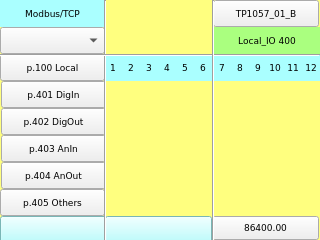
<?xml version="1.0" encoding="UTF-8"?>
<ui version="4.0">
 <class>page400</class>
 <widget class="QWidget" name="page400">
  <property name="geometry">
   <rect>
    <x>0</x>
    <y>0</y>
    <width>320</width>
    <height>240</height>
   </rect>
  </property>
  <property name="minimumSize">
   <size>
    <width>320</width>
    <height>240</height>
   </size>
  </property>
  <property name="maximumSize">
   <size>
    <width>320</width>
    <height>240</height>
   </size>
  </property>
  <property name="windowTitle">
   <string>page400</string>
  </property>
  <property name="styleSheet">
   <string notr="true">QWidget#page400
{
background-color: rgb(255, 255, 127);
}</string>
  </property>
  <widget class="QLabel" name="label_Qt_Project">
   <property name="geometry">
    <rect>
     <x>214</x>
     <y>27</y>
     <width>106</width>
     <height>27</height>
    </rect>
   </property>
   <property name="font">
    <font>
     <family>DejaVu Sans</family>
     <pointsize>7</pointsize>
    </font>
   </property>
   <property name="styleSheet">
    <string notr="true">background-color: rgb(170, 255, 127);</string>
   </property>
   <property name="text">
    <string>Local_IO 400</string>
   </property>
   <property name="alignment">
    <set>Qt::AlignCenter</set>
   </property>
  </widget>
  <widget class="Line" name="line_vt_1">
   <property name="geometry">
    <rect>
     <x>104</x>
     <y>0</y>
     <width>3</width>
     <height>241</height>
    </rect>
   </property>
   <property name="font">
    <font>
     <family>DejaVu Sans Mono</family>
     <pointsize>7</pointsize>
    </font>
   </property>
   <property name="orientation">
    <enum>Qt::Vertical</enum>
   </property>
  </widget>
  <widget class="ATCMbutton" name="atcmButton_MENU">
   <property name="geometry">
    <rect>
     <x>213</x>
     <y>0</y>
     <width>106</width>
     <height>27</height>
    </rect>
   </property>
   <property name="font">
    <font>
     <family>DejaVu Sans</family>
     <pointsize>7</pointsize>
    </font>
   </property>
   <property name="checkable">
    <bool>false</bool>
   </property>
   <property name="toolTip">
    <string/>
   </property>
   <property name="whatsThis">
    <string>ATCMbutton widget</string>
   </property>
   <property name="pageName">
    <string>menu</string>
   </property>
   <property name="passwordVar">
    <string/>
   </property>
   <property name="statusvar">
    <string/>
   </property>
   <property name="viewStatus">
    <bool>false</bool>
   </property>
   <property name="visibilityVar">
    <string/>
   </property>
   <property name="bgColor">
    <color>
     <red>170</red>
     <green>255</green>
     <blue>255</blue>
    </color>
   </property>
   <property name="bgPressColor">
    <color>
     <red>255</red>
     <green>0</green>
     <blue>0</blue>
    </color>
   </property>
   <property name="text">
    <string>TP1057_01_B</string>
   </property>
   <property name="pressText">
    <string>TP1057_01_B</string>
   </property>
   <property name="borderWidth">
    <number>1</number>
   </property>
   <property name="borderRadius">
    <number>0</number>
   </property>
   <property name="apparence">
    <enum>QFrame::Raised</enum>
   </property>
  </widget>
  <widget class="ATCMdate" name="atcmDate">
   <property name="geometry">
    <rect>
     <x>0</x>
     <y>216</y>
     <width>107</width>
     <height>27</height>
    </rect>
   </property>
   <property name="font">
    <font>
     <family>DejaVu Sans</family>
     <pointsize>7</pointsize>
    </font>
   </property>
   <property name="styleSheet">
    <string notr="true">background-color: rgb(170, 255, 255);</string>
   </property>
   <property name="toolTip">
    <string>ATCM QDate</string>
   </property>
   <property name="whatsThis">
    <string>ATCMdate widget</string>
   </property>
   <property name="bgColor">
    <color>
     <red>170</red>
     <green>255</green>
     <blue>127</blue>
    </color>
   </property>
   <property name="borderColor">
    <color alpha="0">
     <red>0</red>
     <green>0</green>
     <blue>0</blue>
    </color>
   </property>
   <property name="fontColor">
    <color>
     <red>0</red>
     <green>0</green>
     <blue>0</blue>
    </color>
   </property>
   <property name="borderWidth">
    <number>0</number>
   </property>
   <property name="borderRadius">
    <number>0</number>
   </property>
   <property name="format">
    <enum>ATCMdate::YYYY_MM_DD</enum>
   </property>
  </widget>
  <widget class="ATCMlabel" name="atcmLabel_PLC_time">
   <property name="geometry">
    <rect>
     <x>212</x>
     <y>216</y>
     <width>107</width>
     <height>24</height>
    </rect>
   </property>
   <property name="font">
    <font>
     <family>DejaVu Sans</family>
     <pointsize>7</pointsize>
    </font>
   </property>
   <property name="text">
    <string>86400.00</string>
   </property>
   <property name="toolTip">
    <string>PLC_time</string>
   </property>
   <property name="whatsThis">
    <string>ATCMlabel widget</string>
   </property>
   <property name="variable">
    <string>PLC_time</string>
   </property>
   <property name="refresh">
    <number>500</number>
   </property>
   <property name="max">
    <string>0</string>
   </property>
   <property name="min">
    <string>0</string>
   </property>
   <property name="viewStatus">
    <bool>false</bool>
   </property>
   <property name="visibilityVar">
    <string/>
   </property>
   <property name="bgColor">
    <color>
     <red>170</red>
     <green>255</green>
     <blue>127</blue>
    </color>
   </property>
   <property name="borderWidth">
    <number>0</number>
   </property>
   <property name="borderRadius">
    <number>0</number>
   </property>
  </widget>
  <widget class="Line" name="line_hr_1">
   <property name="geometry">
    <rect>
     <x>0</x>
     <y>54</y>
     <width>320</width>
     <height>3</height>
    </rect>
   </property>
   <property name="font">
    <font>
     <pointsize>7</pointsize>
    </font>
   </property>
   <property name="orientation">
    <enum>Qt::Horizontal</enum>
   </property>
  </widget>
  <widget class="Line" name="line_vt_2">
   <property name="geometry">
    <rect>
     <x>205</x>
     <y>0</y>
     <width>16</width>
     <height>241</height>
    </rect>
   </property>
   <property name="font">
    <font>
     <family>DejaVu Sans Mono</family>
     <pointsize>7</pointsize>
    </font>
   </property>
   <property name="orientation">
    <enum>Qt::Vertical</enum>
   </property>
  </widget>
  <widget class="ATCMtime" name="atcmTime">
   <property name="geometry">
    <rect>
     <x>105</x>
     <y>216</y>
     <width>107</width>
     <height>27</height>
    </rect>
   </property>
   <property name="font">
    <font>
     <family>DejaVu Sans</family>
     <pointsize>7</pointsize>
    </font>
   </property>
   <property name="styleSheet">
    <string notr="true">background-color: rgb(170, 255, 255);</string>
   </property>
   <property name="toolTip">
    <string>ATCM QTime</string>
   </property>
   <property name="whatsThis">
    <string>ATCMtime widget</string>
   </property>
   <property name="bgColor">
    <color>
     <red>170</red>
     <green>255</green>
     <blue>127</blue>
    </color>
   </property>
   <property name="borderColor">
    <color alpha="0">
     <red>0</red>
     <green>0</green>
     <blue>0</blue>
    </color>
   </property>
   <property name="fontColor">
    <color>
     <red>0</red>
     <green>0</green>
     <blue>0</blue>
    </color>
   </property>
   <property name="borderWidth">
    <number>0</number>
   </property>
   <property name="borderRadius">
    <number>0</number>
   </property>
  </widget>
  <widget class="ATCMbutton" name="atcmButton_page400">
   <property name="geometry">
    <rect>
     <x>0</x>
     <y>54</y>
     <width>105</width>
     <height>27</height>
    </rect>
   </property>
   <property name="font">
    <font>
     <family>DejaVu Sans</family>
     <pointsize>7</pointsize>
    </font>
   </property>
   <property name="toolTip">
    <string/>
   </property>
   <property name="whatsThis">
    <string>ATCMbutton widget</string>
   </property>
   <property name="pageName">
    <string>page100</string>
   </property>
   <property name="statusvar">
    <string/>
   </property>
   <property name="viewStatus">
    <bool>false</bool>
   </property>
   <property name="visibilityVar">
    <string/>
   </property>
   <property name="bgColor">
    <color>
     <red>170</red>
     <green>255</green>
     <blue>255</blue>
    </color>
   </property>
   <property name="text">
    <string>p.100 Local</string>
   </property>
   <property name="pressText">
    <string>p.100 Local</string>
   </property>
   <property name="borderWidth">
    <number>0</number>
   </property>
   <property name="borderRadius">
    <number>0</number>
   </property>
   <property name="apparence">
    <enum>QFrame::Raised</enum>
   </property>
  </widget>
  <widget class="ATCMbutton" name="atcmButton_page404">
   <property name="geometry">
    <rect>
     <x>1</x>
     <y>162</y>
     <width>105</width>
     <height>27</height>
    </rect>
   </property>
   <property name="font">
    <font>
     <family>DejaVu Sans</family>
     <pointsize>7</pointsize>
    </font>
   </property>
   <property name="toolTip">
    <string/>
   </property>
   <property name="whatsThis">
    <string>ATCMbutton widget</string>
   </property>
   <property name="pageName">
    <string>page404</string>
   </property>
   <property name="statusvar">
    <string/>
   </property>
   <property name="viewStatus">
    <bool>false</bool>
   </property>
   <property name="visibilityVar">
    <string/>
   </property>
   <property name="bgColor">
    <color>
     <red>170</red>
     <green>255</green>
     <blue>255</blue>
    </color>
   </property>
   <property name="text">
    <string>p.404 AnOut</string>
   </property>
   <property name="pressText">
    <string>p.404 AnOut</string>
   </property>
   <property name="borderWidth">
    <number>0</number>
   </property>
   <property name="borderRadius">
    <number>0</number>
   </property>
   <property name="apparence">
    <enum>QFrame::Raised</enum>
   </property>
  </widget>
  <widget class="ATCMbutton" name="atcmButton_page403">
   <property name="geometry">
    <rect>
     <x>1</x>
     <y>135</y>
     <width>105</width>
     <height>27</height>
    </rect>
   </property>
   <property name="font">
    <font>
     <family>DejaVu Sans</family>
     <pointsize>7</pointsize>
    </font>
   </property>
   <property name="toolTip">
    <string/>
   </property>
   <property name="whatsThis">
    <string>ATCMbutton widget</string>
   </property>
   <property name="pageName">
    <string>page403</string>
   </property>
   <property name="statusvar">
    <string/>
   </property>
   <property name="viewStatus">
    <bool>false</bool>
   </property>
   <property name="visibilityVar">
    <string/>
   </property>
   <property name="bgColor">
    <color>
     <red>255</red>
     <green>255</green>
     <blue>127</blue>
    </color>
   </property>
   <property name="text">
    <string>p.403 AnIn</string>
   </property>
   <property name="pressText">
    <string>p.403 AnIn</string>
   </property>
   <property name="borderWidth">
    <number>0</number>
   </property>
   <property name="borderRadius">
    <number>0</number>
   </property>
   <property name="apparence">
    <enum>QFrame::Raised</enum>
   </property>
  </widget>
  <widget class="ATCMbutton" name="atcmButton_page402">
   <property name="geometry">
    <rect>
     <x>1</x>
     <y>108</y>
     <width>105</width>
     <height>27</height>
    </rect>
   </property>
   <property name="font">
    <font>
     <family>DejaVu Sans</family>
     <pointsize>7</pointsize>
    </font>
   </property>
   <property name="toolTip">
    <string/>
   </property>
   <property name="whatsThis">
    <string>ATCMbutton widget</string>
   </property>
   <property name="pageName">
    <string>page402</string>
   </property>
   <property name="statusvar">
    <string/>
   </property>
   <property name="viewStatus">
    <bool>false</bool>
   </property>
   <property name="visibilityVar">
    <string/>
   </property>
   <property name="bgColor">
    <color>
     <red>170</red>
     <green>255</green>
     <blue>255</blue>
    </color>
   </property>
   <property name="text">
    <string>p.402 DigOut</string>
   </property>
   <property name="pressText">
    <string>p.402 DigOut</string>
   </property>
   <property name="borderWidth">
    <number>0</number>
   </property>
   <property name="borderRadius">
    <number>0</number>
   </property>
   <property name="apparence">
    <enum>QFrame::Raised</enum>
   </property>
  </widget>
  <widget class="ATCMbutton" name="atcmButton_page401">
   <property name="geometry">
    <rect>
     <x>1</x>
     <y>81</y>
     <width>105</width>
     <height>27</height>
    </rect>
   </property>
   <property name="font">
    <font>
     <family>DejaVu Sans</family>
     <pointsize>7</pointsize>
    </font>
   </property>
   <property name="toolTip">
    <string/>
   </property>
   <property name="whatsThis">
    <string>ATCMbutton widget</string>
   </property>
   <property name="pageName">
    <string>page401</string>
   </property>
   <property name="statusvar">
    <string/>
   </property>
   <property name="viewStatus">
    <bool>false</bool>
   </property>
   <property name="visibilityVar">
    <string/>
   </property>
   <property name="bgColor">
    <color>
     <red>255</red>
     <green>255</green>
     <blue>127</blue>
    </color>
   </property>
   <property name="text">
    <string>p.401 DigIn</string>
   </property>
   <property name="pressText">
    <string>p.401 DigIn</string>
   </property>
   <property name="borderWidth">
    <number>0</number>
   </property>
   <property name="borderRadius">
    <number>0</number>
   </property>
   <property name="apparence">
    <enum>QFrame::Raised</enum>
   </property>
  </widget>
  <widget class="QLabel" name="label_PLC_DigIn_7">
   <property name="geometry">
    <rect>
     <x>213</x>
     <y>54</y>
     <width>18</width>
     <height>27</height>
    </rect>
   </property>
   <property name="font">
    <font>
     <family>DejaVu Sans</family>
     <pointsize>7</pointsize>
    </font>
   </property>
   <property name="styleSheet">
    <string notr="true">background-color: rgb(170, 255, 255);</string>
   </property>
   <property name="text">
    <string>7</string>
   </property>
   <property name="alignment">
    <set>Qt::AlignCenter</set>
   </property>
  </widget>
  <widget class="QLabel" name="label_PLC_DigIn_1">
   <property name="geometry">
    <rect>
     <x>104</x>
     <y>54</y>
     <width>18</width>
     <height>27</height>
    </rect>
   </property>
   <property name="font">
    <font>
     <family>DejaVu Sans</family>
     <pointsize>7</pointsize>
    </font>
   </property>
   <property name="styleSheet">
    <string notr="true">background-color: rgb(170, 255, 255);</string>
   </property>
   <property name="text">
    <string>1</string>
   </property>
   <property name="alignment">
    <set>Qt::AlignCenter</set>
   </property>
  </widget>
  <widget class="ATCMled" name="atcmLed_TST_RTU_WR">
   <property name="geometry">
    <rect>
     <x>213</x>
     <y>189</y>
     <width>18</width>
     <height>27</height>
    </rect>
   </property>
   <property name="toolTip">
    <string>TST_RTU1_WR</string>
   </property>
   <property name="whatsThis">
    <string>ATCMled widget</string>
   </property>
   <property name="variable">
    <string>TST_RTU1_WR</string>
   </property>
   <property name="refresh">
    <number>500</number>
   </property>
   <property name="viewStatus">
    <bool>false</bool>
   </property>
   <property name="visibilityVar">
    <string/>
   </property>
   <property name="onIcon">
    <iconset>
     <normaloff>:/on.png</normaloff>:/on.png</iconset>
   </property>
   <property name="offIcon">
    <iconset>
     <normaloff>:/off.png</normaloff>:/off.png</iconset>
   </property>
  </widget>
  <widget class="QLabel" name="label_PLC_DigIn_8">
   <property name="geometry">
    <rect>
     <x>231</x>
     <y>54</y>
     <width>18</width>
     <height>27</height>
    </rect>
   </property>
   <property name="font">
    <font>
     <family>DejaVu Sans</family>
     <pointsize>7</pointsize>
    </font>
   </property>
   <property name="styleSheet">
    <string notr="true">background-color: rgb(170, 255, 255);</string>
   </property>
   <property name="text">
    <string>8</string>
   </property>
   <property name="alignment">
    <set>Qt::AlignCenter</set>
   </property>
  </widget>
  <widget class="QLabel" name="label_PLC_DigIn_4">
   <property name="geometry">
    <rect>
     <x>158</x>
     <y>54</y>
     <width>18</width>
     <height>27</height>
    </rect>
   </property>
   <property name="font">
    <font>
     <family>DejaVu Sans</family>
     <pointsize>7</pointsize>
    </font>
   </property>
   <property name="styleSheet">
    <string notr="true">background-color: rgb(170, 255, 255);</string>
   </property>
   <property name="text">
    <string>4</string>
   </property>
   <property name="alignment">
    <set>Qt::AlignCenter</set>
   </property>
  </widget>
  <widget class="QLabel" name="label_PLC_DigIn_2">
   <property name="geometry">
    <rect>
     <x>122</x>
     <y>54</y>
     <width>18</width>
     <height>27</height>
    </rect>
   </property>
   <property name="font">
    <font>
     <family>DejaVu Sans</family>
     <pointsize>7</pointsize>
    </font>
   </property>
   <property name="styleSheet">
    <string notr="true">background-color: rgb(170, 255, 255);</string>
   </property>
   <property name="text">
    <string>2</string>
   </property>
   <property name="alignment">
    <set>Qt::AlignCenter</set>
   </property>
  </widget>
  <widget class="QLabel" name="label_PLC_DigIn_6">
   <property name="geometry">
    <rect>
     <x>194</x>
     <y>54</y>
     <width>18</width>
     <height>27</height>
    </rect>
   </property>
   <property name="font">
    <font>
     <family>DejaVu Sans</family>
     <pointsize>7</pointsize>
    </font>
   </property>
   <property name="styleSheet">
    <string notr="true">background-color: rgb(170, 255, 255);</string>
   </property>
   <property name="text">
    <string>6</string>
   </property>
   <property name="alignment">
    <set>Qt::AlignCenter</set>
   </property>
  </widget>
  <widget class="QLabel" name="label_PLC_DigIn_12">
   <property name="geometry">
    <rect>
     <x>302</x>
     <y>54</y>
     <width>18</width>
     <height>27</height>
    </rect>
   </property>
   <property name="font">
    <font>
     <family>DejaVu Sans</family>
     <pointsize>7</pointsize>
    </font>
   </property>
   <property name="styleSheet">
    <string notr="true">background-color: rgb(170, 255, 255);</string>
   </property>
   <property name="text">
    <string>12</string>
   </property>
   <property name="alignment">
    <set>Qt::AlignCenter</set>
   </property>
  </widget>
  <widget class="QLabel" name="label_PLC_DigIn_11">
   <property name="geometry">
    <rect>
     <x>284</x>
     <y>54</y>
     <width>18</width>
     <height>27</height>
    </rect>
   </property>
   <property name="font">
    <font>
     <family>DejaVu Sans</family>
     <pointsize>7</pointsize>
    </font>
   </property>
   <property name="styleSheet">
    <string notr="true">background-color: rgb(170, 255, 255);</string>
   </property>
   <property name="text">
    <string>11</string>
   </property>
   <property name="alignment">
    <set>Qt::AlignCenter</set>
   </property>
  </widget>
  <widget class="ATCMled" name="atcmLed_TST_RTU_RD">
   <property name="geometry">
    <rect>
     <x>232</x>
     <y>189</y>
     <width>18</width>
     <height>27</height>
    </rect>
   </property>
   <property name="toolTip">
    <string>TST_RTU1_RD</string>
   </property>
   <property name="whatsThis">
    <string>ATCMled widget</string>
   </property>
   <property name="variable">
    <string>TST_RTU1_RD</string>
   </property>
   <property name="refresh">
    <number>500</number>
   </property>
   <property name="viewStatus">
    <bool>false</bool>
   </property>
   <property name="visibilityVar">
    <string/>
   </property>
   <property name="onIcon">
    <iconset>
     <normaloff>:/on.png</normaloff>:/on.png</iconset>
   </property>
   <property name="offIcon">
    <iconset>
     <normaloff>:/off.png</normaloff>:/off.png</iconset>
   </property>
  </widget>
  <widget class="QLabel" name="label_PLC_DigIn_5">
   <property name="geometry">
    <rect>
     <x>176</x>
     <y>54</y>
     <width>18</width>
     <height>27</height>
    </rect>
   </property>
   <property name="font">
    <font>
     <family>DejaVu Sans</family>
     <pointsize>7</pointsize>
    </font>
   </property>
   <property name="styleSheet">
    <string notr="true">background-color: rgb(170, 255, 255);</string>
   </property>
   <property name="text">
    <string>5</string>
   </property>
   <property name="alignment">
    <set>Qt::AlignCenter</set>
   </property>
  </widget>
  <widget class="QLabel" name="label_PLC_DigIn_9">
   <property name="geometry">
    <rect>
     <x>249</x>
     <y>54</y>
     <width>18</width>
     <height>27</height>
    </rect>
   </property>
   <property name="font">
    <font>
     <family>DejaVu Sans</family>
     <pointsize>7</pointsize>
    </font>
   </property>
   <property name="styleSheet">
    <string notr="true">background-color: rgb(170, 255, 255);</string>
   </property>
   <property name="text">
    <string>9</string>
   </property>
   <property name="alignment">
    <set>Qt::AlignCenter</set>
   </property>
  </widget>
  <widget class="QLabel" name="label_PLC_DigIn_3">
   <property name="geometry">
    <rect>
     <x>140</x>
     <y>54</y>
     <width>18</width>
     <height>27</height>
    </rect>
   </property>
   <property name="font">
    <font>
     <family>DejaVu Sans</family>
     <pointsize>7</pointsize>
    </font>
   </property>
   <property name="styleSheet">
    <string notr="true">background-color: rgb(170, 255, 255);</string>
   </property>
   <property name="text">
    <string>3</string>
   </property>
   <property name="alignment">
    <set>Qt::AlignCenter</set>
   </property>
  </widget>
  <widget class="QLabel" name="label_PLC_DigIn_10">
   <property name="geometry">
    <rect>
     <x>266</x>
     <y>54</y>
     <width>18</width>
     <height>27</height>
    </rect>
   </property>
   <property name="font">
    <font>
     <family>DejaVu Sans</family>
     <pointsize>7</pointsize>
    </font>
   </property>
   <property name="styleSheet">
    <string notr="true">background-color: rgb(170, 255, 255);</string>
   </property>
   <property name="text">
    <string>10</string>
   </property>
   <property name="alignment">
    <set>Qt::AlignCenter</set>
   </property>
  </widget>
  <widget class="ATCMbutton" name="atcmButton_page405">
   <property name="geometry">
    <rect>
     <x>0</x>
     <y>189</y>
     <width>105</width>
     <height>27</height>
    </rect>
   </property>
   <property name="font">
    <font>
     <family>DejaVu Sans</family>
     <pointsize>7</pointsize>
    </font>
   </property>
   <property name="toolTip">
    <string/>
   </property>
   <property name="whatsThis">
    <string>ATCMbutton widget</string>
   </property>
   <property name="pageName">
    <string>page405</string>
   </property>
   <property name="statusvar">
    <string/>
   </property>
   <property name="viewStatus">
    <bool>false</bool>
   </property>
   <property name="visibilityVar">
    <string/>
   </property>
   <property name="bgColor">
    <color>
     <red>255</red>
     <green>255</green>
     <blue>127</blue>
    </color>
   </property>
   <property name="text">
    <string>p.405 Others</string>
   </property>
   <property name="pressText">
    <string>p.405 Others</string>
   </property>
   <property name="borderWidth">
    <number>0</number>
   </property>
   <property name="borderRadius">
    <number>0</number>
   </property>
   <property name="apparence">
    <enum>QFrame::Raised</enum>
   </property>
  </widget>
  <widget class="ATCMled" name="atcmLed_TST_RTU_RD_2">
   <property name="geometry">
    <rect>
     <x>269</x>
     <y>189</y>
     <width>18</width>
     <height>27</height>
    </rect>
   </property>
   <property name="toolTip">
    <string>TST_CAN1_RD</string>
   </property>
   <property name="whatsThis">
    <string>ATCMled widget</string>
   </property>
   <property name="variable">
    <string>TST_CAN1_RD</string>
   </property>
   <property name="refresh">
    <number>500</number>
   </property>
   <property name="viewStatus">
    <bool>false</bool>
   </property>
   <property name="visibilityVar">
    <string/>
   </property>
   <property name="onIcon">
    <iconset>
     <normaloff>:/on.png</normaloff>:/on.png</iconset>
   </property>
   <property name="offIcon">
    <iconset>
     <normaloff>:/off.png</normaloff>:/off.png</iconset>
   </property>
  </widget>
  <widget class="ATCMled" name="atcmLed_TST_RTU_WR_2">
   <property name="geometry">
    <rect>
     <x>250</x>
     <y>189</y>
     <width>18</width>
     <height>27</height>
    </rect>
   </property>
   <property name="toolTip">
    <string>TST_CAN1_WR</string>
   </property>
   <property name="whatsThis">
    <string>ATCMled widget</string>
   </property>
   <property name="variable">
    <string>TST_CAN1_WR</string>
   </property>
   <property name="refresh">
    <number>500</number>
   </property>
   <property name="viewStatus">
    <bool>false</bool>
   </property>
   <property name="visibilityVar">
    <string/>
   </property>
   <property name="onIcon">
    <iconset>
     <normaloff>:/on.png</normaloff>:/on.png</iconset>
   </property>
   <property name="offIcon">
    <iconset>
     <normaloff>:/off.png</normaloff>:/off.png</iconset>
   </property>
  </widget>
  <widget class="ATCMcombobox" name="atcmComboBox">
   <property name="geometry">
    <rect>
     <x>0</x>
     <y>27</y>
     <width>105</width>
     <height>27</height>
    </rect>
   </property>
   <property name="font">
    <font>
     <family>DejaVu Sans</family>
     <pointsize>7</pointsize>
    </font>
   </property>
   <property name="toolTip">
    <string>TEST_COMMAND</string>
   </property>
   <property name="whatsThis">
    <string>ATCMcombobox widget</string>
   </property>
   <property name="variable">
    <string>TEST_COMMAND</string>
   </property>
   <property name="refresh">
    <number>500</number>
   </property>
   <property name="viewStatus">
    <bool>false</bool>
   </property>
   <property name="writeAcknowledge">
    <bool>false</bool>
   </property>
   <property name="visibilityVar">
    <string/>
   </property>
   <property name="bgColor">
    <color>
     <red>170</red>
     <green>255</green>
     <blue>127</blue>
    </color>
   </property>
   <property name="borderWidth">
    <number>0</number>
   </property>
   <property name="borderRadius">
    <number>0</number>
   </property>
   <property name="mapping">
    <string>0;LOCAL;216;REMOTE;42;DONE</string>
   </property>
  </widget>
  <widget class="QLabel" name="label_Start_3">
   <property name="geometry">
    <rect>
     <x>0</x>
     <y>0</y>
     <width>105</width>
     <height>27</height>
    </rect>
   </property>
   <property name="font">
    <font>
     <family>DejaVu Sans</family>
     <pointsize>7</pointsize>
    </font>
   </property>
   <property name="styleSheet">
    <string notr="true">background-color: rgb(170, 255, 255);</string>
   </property>
   <property name="text">
    <string>Modbus/TCP</string>
   </property>
   <property name="alignment">
    <set>Qt::AlignCenter</set>
   </property>
  </widget>
  <zorder>label_Qt_Project</zorder>
  <zorder>atcmButton_MENU</zorder>
  <zorder>atcmDate</zorder>
  <zorder>atcmLabel_PLC_time</zorder>
  <zorder>atcmTime</zorder>
  <zorder>atcmButton_page400</zorder>
  <zorder>atcmButton_page404</zorder>
  <zorder>atcmButton_page403</zorder>
  <zorder>atcmButton_page402</zorder>
  <zorder>atcmButton_page401</zorder>
  <zorder>label_PLC_DigIn_7</zorder>
  <zorder>label_PLC_DigIn_1</zorder>
  <zorder>atcmLed_TST_RTU_WR</zorder>
  <zorder>label_PLC_DigIn_8</zorder>
  <zorder>label_PLC_DigIn_4</zorder>
  <zorder>label_PLC_DigIn_2</zorder>
  <zorder>label_PLC_DigIn_6</zorder>
  <zorder>label_PLC_DigIn_12</zorder>
  <zorder>label_PLC_DigIn_11</zorder>
  <zorder>atcmLed_TST_RTU_RD</zorder>
  <zorder>label_PLC_DigIn_5</zorder>
  <zorder>label_PLC_DigIn_9</zorder>
  <zorder>label_PLC_DigIn_3</zorder>
  <zorder>label_PLC_DigIn_10</zorder>
  <zorder>atcmButton_page405</zorder>
  <zorder>atcmLed_TST_RTU_RD_2</zorder>
  <zorder>atcmLed_TST_RTU_WR_2</zorder>
  <zorder>atcmComboBox</zorder>
  <zorder>label_Start_3</zorder>
  <zorder>line_vt_1</zorder>
  <zorder>line_hr_1</zorder>
  <zorder>line_vt_2</zorder>
 </widget>
 <customwidgets>
  <customwidget>
   <class>ATCMbutton</class>
   <extends>QPushButton</extends>
   <header>atcmplugin.h</header>
  </customwidget>
  <customwidget>
   <class>ATCMcombobox</class>
   <extends>QComboBox</extends>
   <header>atcmplugin.h</header>
  </customwidget>
  <customwidget>
   <class>ATCMdate</class>
   <extends>QPushButton</extends>
   <header>atcmplugin.h</header>
  </customwidget>
  <customwidget>
   <class>ATCMlabel</class>
   <extends>QPushButton</extends>
   <header>atcmplugin.h</header>
  </customwidget>
  <customwidget>
   <class>ATCMled</class>
   <extends>QLabel</extends>
   <header>atcmplugin.h</header>
  </customwidget>
  <customwidget>
   <class>ATCMtime</class>
   <extends>QPushButton</extends>
   <header>atcmplugin.h</header>
  </customwidget>
 </customwidgets>
 <resources/>
 <connections>
  <connection>
   <sender>atcmButton_MENU</sender>
   <signal>newPage(const char*,bool)</signal>
   <receiver>page400</receiver>
   <slot>goto_page(const char*,bool)</slot>
   <hints>
    <hint type="sourcelabel">
     <x>20</x>
     <y>20</y>
    </hint>
    <hint type="destinationlabel">
     <x>20</x>
     <y>20</y>
    </hint>
   </hints>
  </connection>
  <connection>
   <sender>atcmButton_page400</sender>
   <signal>newPage(const char*,bool)</signal>
   <receiver>page400</receiver>
   <slot>goto_page(const char*,bool)</slot>
   <hints>
    <hint type="sourcelabel">
     <x>20</x>
     <y>20</y>
    </hint>
    <hint type="destinationlabel">
     <x>20</x>
     <y>20</y>
    </hint>
   </hints>
  </connection>
  <connection>
   <sender>atcmButton_page404</sender>
   <signal>newPage(const char*,bool)</signal>
   <receiver>page400</receiver>
   <slot>goto_page(const char*,bool)</slot>
   <hints>
    <hint type="sourcelabel">
     <x>20</x>
     <y>20</y>
    </hint>
    <hint type="destinationlabel">
     <x>20</x>
     <y>20</y>
    </hint>
   </hints>
  </connection>
  <connection>
   <sender>atcmButton_page403</sender>
   <signal>newPage(const char*,bool)</signal>
   <receiver>page400</receiver>
   <slot>goto_page(const char*,bool)</slot>
   <hints>
    <hint type="sourcelabel">
     <x>20</x>
     <y>20</y>
    </hint>
    <hint type="destinationlabel">
     <x>20</x>
     <y>20</y>
    </hint>
   </hints>
  </connection>
  <connection>
   <sender>atcmButton_page402</sender>
   <signal>newPage(const char*,bool)</signal>
   <receiver>page400</receiver>
   <slot>goto_page(const char*,bool)</slot>
   <hints>
    <hint type="sourcelabel">
     <x>20</x>
     <y>20</y>
    </hint>
    <hint type="destinationlabel">
     <x>20</x>
     <y>20</y>
    </hint>
   </hints>
  </connection>
  <connection>
   <sender>atcmButton_page401</sender>
   <signal>newPage(const char*,bool)</signal>
   <receiver>page400</receiver>
   <slot>goto_page(const char*,bool)</slot>
   <hints>
    <hint type="sourcelabel">
     <x>20</x>
     <y>20</y>
    </hint>
    <hint type="destinationlabel">
     <x>20</x>
     <y>20</y>
    </hint>
   </hints>
  </connection>
  <connection>
   <sender>atcmButton_page405</sender>
   <signal>newPage(const char*,bool)</signal>
   <receiver>page400</receiver>
   <slot>goto_page(const char*,bool)</slot>
   <hints>
    <hint type="sourcelabel">
     <x>20</x>
     <y>20</y>
    </hint>
    <hint type="destinationlabel">
     <x>20</x>
     <y>20</y>
    </hint>
   </hints>
  </connection>
 </connections>
 <slots>
  <slot>goto_page(const char*,bool)</slot>
 </slots>
</ui>
